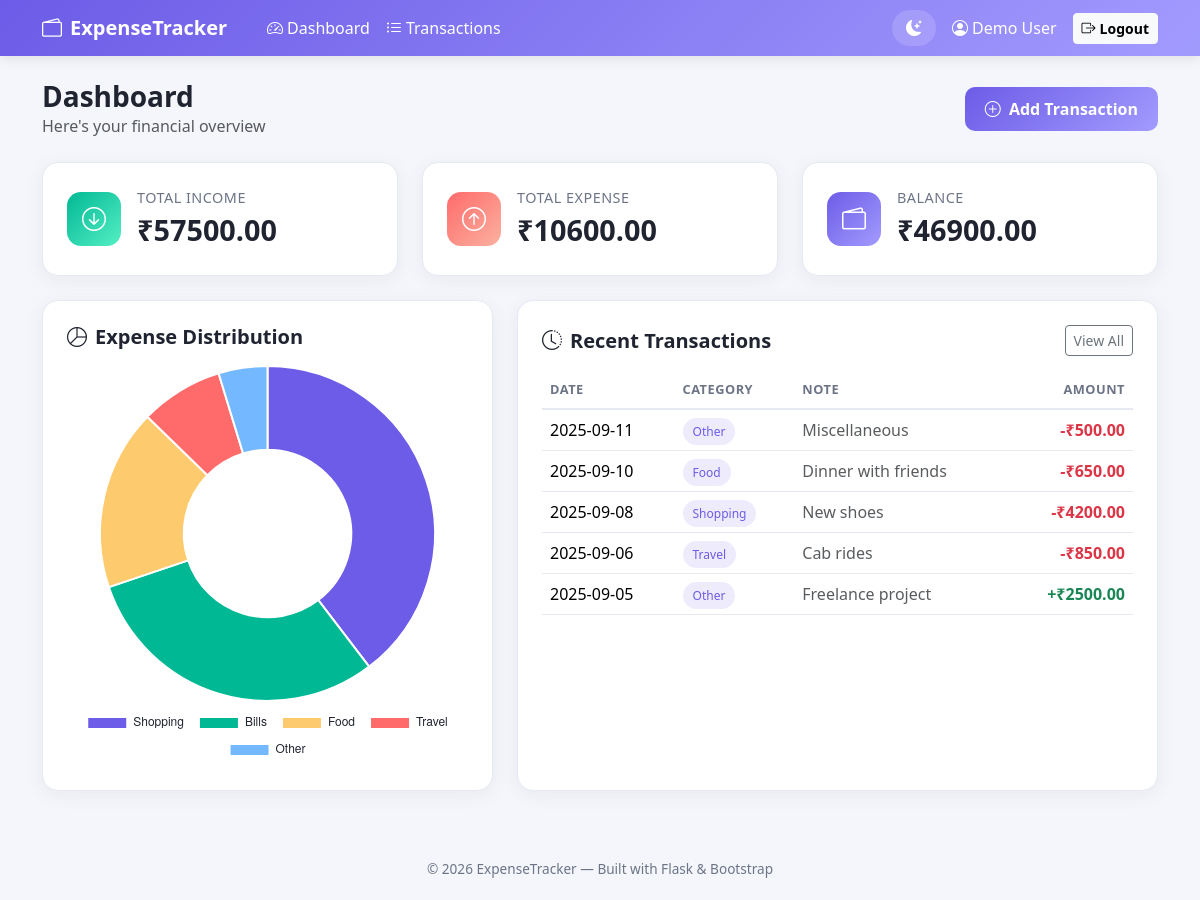
The app's page /dashboard (signed in) with its own data.
### tables this page shows
CREATE TABLE transactions (
            id INTEGER PRIMARY KEY AUTOINCREMENT,
            user_id INTEGER NOT NULL,
            type TEXT NOT NULL CHECK(type IN ('income', 'expense')),
            category TEXT NOT NULL,
            amount REAL NOT NULL,
            txn_date TEXT NOT NULL,
            note TEXT,
            created_at TEXT NOT NULL,
            FOREIGN KEY (user_id) REFERENCES users (id) ON DELETE CASCADE
        );

### app.py (the view)
@app.route("/dashboard")
@login_required
def dashboard():
    user_id = session["user_id"]
    summary = Transaction.get_summary(user_id)
    category_data = Transaction.get_expense_by_category(user_id)
    recent_transactions = Transaction.get_all_for_user(user_id)[:5]
    return render_template(
        "dashboard.html",
        summary=summary,
        category_labels=list(category_data.keys()),
        category_values=list(category_data.values()),
        recent_transactions=recent_transactions,
    )

### app.py (called while the page is built)
def login_required(view_func):
    @wraps(view_func)
    def wrapped(*args, **kwargs):
        if "user_id" not in session:
            flash("Please log in to continue.", "warning")
            return redirect(url_for("login"))
        return view_func(*args, **kwargs)
    return wrapped

### database.py (called while the page is built)
def get_db_connection():
    conn = sqlite3.connect(DB_PATH)
    conn.row_factory = sqlite3.Row
    conn.execute("PRAGMA foreign_keys = ON")  # enforce FK constraints
    return conn

### models.py (called while the page is built)
    @staticmethod
    def get_all_for_user(user_id, category=None, date_from=None, date_to=None):
        conn = get_db_connection()
        query = "SELECT * FROM transactions WHERE user_id = ?"
        params = [user_id]
        if category and category != "All":
            query += " AND category = ?"
            params.append(category)
        if date_from:
            query += " AND txn_date >= ?"
            params.append(date_from)
        if date_to:
            query += " AND txn_date <= ?"
            params.append(date_to)
        query += " ORDER BY txn_date DESC, id DESC"
        rows = conn.execute(query, params).fetchall()
        conn.close()
        return rows

    @staticmethod
    def get_summary(user_id):
        conn = get_db_connection()
        income = conn.execute(
            "SELECT COALESCE(SUM(amount), 0) AS total FROM transactions WHERE user_id = ? AND type = 'income'",
            (user_id,),
        ).fetchone()["total"]
        expense = conn.execute(
            "SELECT COALESCE(SUM(amount), 0) AS total FROM transactions WHERE user_id = ? AND type = 'expense'",
            (user_id,),
        ).fetchone()["total"]
        conn.close()
        return {
            "income": income,
            "expense": expense,
            "balance": income - expense,
        }

    @staticmethod
    def get_expense_by_category(user_id):
        conn = get_db_connection()
        rows = conn.execute(
            """SELECT category, COALESCE(SUM(amount), 0) AS total
               FROM transactions
               WHERE user_id = ? AND type = 'expense'
               GROUP BY category
               ORDER BY total DESC""",
            (user_id,),
        ).fetchall()
        conn.close()
        return {row["category"]: row["total"] for row in rows}

### templates/dashboard.html (shortened to what this page needs)
{% extends "base.html" %}
{% block content %}
<div class="d-flex justify-content-between align-items-center mb-4 flex-wrap gap-2">
  <div>
    <h3 class="fw-bold mb-0">Dashboard</h3>
    <p class="text-muted mb-0">Here's your financial overview</p>
  </div>
  <button type="button" class="btn btn-primary-custom" data-bs-toggle="modal" data-bs-target="#addTransactionModal">
    <i class="bi bi-plus-circle me-1"></i> Add Transaction
  </button>
</div>
<div class="row g-4 mb-4">
  <div class="col-md-4">
    <div class="stat-card d-flex align-items-center gap-3">
      <div class="stat-icon income-bg"><i class="bi bi-arrow-down-circle"></i></div>
      <div>
        <div class="stat-label">Total Income</div>
        <div class="stat-value">₹{{ "%.2f"|format(summary.income) }}</div>
      </div>
    </div>
  </div>
  <div class="col-md-4">
    <div class="stat-card d-flex align-items-center gap-3">
      <div class="stat-icon expense-bg"><i class="bi bi-arrow-up-circle"></i></div>
      <div>
        <div class="stat-label">Total Expense</div>
        <div class="stat-value">₹{{ "%.2f"|format(summary.expense) }}</div>
      </div>
    </div>
  </div>
  <div class="col-md-4">
    <div class="stat-card d-flex align-items-center gap-3">
      <div class="stat-icon balance-bg"><i class="bi bi-wallet2"></i></div>
      <div>
        <div class="stat-label">Balance</div>
        <div class="stat-value">₹{{ "%.2f"|format(summary.balance) }}</div>
      </div>
    </div>
  </div>
</div>
<div class="row g-4">
  <div class="col-lg-5">
    <div class="panel-card h-100">
      <h5 class="fw-bold mb-3"><i class="bi bi-pie-chart me-2"></i>Expense Distribution</h5>
      {% if category_labels %}
        <canvas id="expenseChart" height="260"></canvas>
      {% else %}
        <p class="text-muted text-center py-5">No expenses recorded yet. Add one to see your chart!</p>
      {% endif %}
    </div>
  </div>
  <div class="col-lg-7">
    <div class="panel-card h-100">
      <div class="d-flex justify-content-between align-items-center mb-3">
        <h5 class="fw-bold mb-0"><i class="bi bi-clock-history me-2"></i>Recent Transactions</h5>
        <a href="{{ url_for('transactions') }}" class="btn btn-sm btn-outline-secondary">View All</a>
      </div>
      {% if recent_transactions %}
      <div class="table-responsive">
        <table class="table table-custom align-middle">
          <thead>
            <tr>
              <th>Date</th>
              <th>Category</th>
              <th>Note</th>
              <th class="text-end">Amount</th>
            </tr>
          </thead>
          <tbody>
            {% for txn in recent_transactions %}
            <tr>
              <td>{{ txn.txn_date }}</td>
              <td><span class="badge-category">{{ txn.category }}</span></td>
              <td class="text-muted">{{ txn.note or "—" }}</td>
              <td class="text-end fw-semibold {{ 'text-success' if txn.type == 'income' else 'text-danger' }}">
                {{ '+' if txn.type == 'income' else '-' }}₹{{ "%.2f"|format(txn.amount) }}
              </td>
            </tr>
            {% endfor %}
          </tbody>
        </table>
      </div>
      {% else %}
        <p class="text-muted text-center py-5">No transactions yet. Click "Add Transaction" to get started!</p>
      {% endif %}
    </div>
  </div>
</div>
{% endblock %}
{% block scripts %}
<script>
  // Set default date to today in the modal
  document.querySelector('input[name="txn_date"]').valueAsDate = new Date();
  {% if category_labels %}
  // ---------------- CHART.JS PIE CHART ----------------
  const ctx = document.getElementById('expenseChart').getContext('2d');
  const isDark = document.documentElement.getAttribute('data-theme') === 'dark';
  new Chart(ctx, {
    type: 'doughnut',
    data: {
      labels: {{ category_labels|tojson }},
      datasets: [{
        data: {{ category_values|tojson }},
        backgroundColor: [
          '#6c5ce7', '#00b894', '#fdcb6e', '#ff6b6b', '#74b9ff', '#a29bfe'
        ],
        borderWidth: 2,
        borderColor: isDark ? '#1b1d29' : '#ffffff'
      }]
    },
    options: {
      responsive: true,
      plugins: {
        legend: {
          position: 'bottom',
          labels: { color: isDark ? '#eef0f7' : '#1f2430', padding: 15 }
        }
      }
    }
  });
  {% endif %}
</script>
{% endblock %}

### templates/base.html (shortened to what this page needs)
<!DOCTYPE html>
<html lang="en" data-theme="light">
<head>
  <link href="https://cdn.jsdelivr.net/npm/bootstrap@5.3.3/dist/css/bootstrap.min.css" rel="stylesheet">
  <link rel="stylesheet" href="https://cdn.jsdelivr.net/npm/bootstrap-icons@1.11.3/font/bootstrap-icons.css">
  <link rel="stylesheet" href="{{ url_for('static', filename='css/style.css') }}">
</head>
<body>
  {% if session.get('user_id') %}
  <nav class="navbar navbar-expand-lg navbar-custom mb-4">
    <div class="container">
      <a class="navbar-brand fw-bold" href="{{ url_for('dashboard') }}">
        <i class="bi bi-wallet2 me-2"></i>ExpenseTracker
      </a>
      <div class="collapse navbar-collapse" id="navMenu">
        <ul class="navbar-nav me-auto mb-2 mb-lg-0 ms-3">
          <li class="nav-item">
            <a class="nav-link" href="{{ url_for('dashboard') }}"><i class="bi bi-speedometer2 me-1"></i>Dashboard</a>
          </li>
          <li class="nav-item">
            <a class="nav-link" href="{{ url_for('transactions') }}"><i class="bi bi-list-ul me-1"></i>Transactions</a>
          </li>
        </ul>
        <div class="d-flex align-items-center gap-3">
          <button id="theme-toggle-btn" class="theme-toggle-btn" title="Toggle theme">
            <i id="theme-icon" class="bi bi-moon-stars-fill"></i>
          </button>
          <span class="text-white d-none d-md-inline">
            <i class="bi bi-person-circle me-1"></i>{{ session.get('user_name') }}
          </span>
          <a href="{{ url_for('logout') }}" class="btn btn-sm btn-light fw-semibold">
            <i class="bi bi-box-arrow-right me-1"></i>Logout
          </a>
        </div>
      </div>
    </div>
  </nav>
  {% endif %}
  <main class="container pb-5">
    {% block content %}{% endblock %}
  </main>
  {% if session.get('user_id') %}
  <footer class="app-footer">
    &copy; 2026 ExpenseTracker &mdash; Built with Flask &amp; Bootstrap
  </footer>
  {% endif %}
  {% block scripts %}{% endblock %}
</body>
</html>

### static/css/style.css (style rules this page uses)
:root { --bg-color: #f4f6fb; --surface-color: #ffffff; --text-color: #1f2430; --text-muted: #6c7486; --border-color: #e6e9f2; --primary: #6c5ce7; --primary-dark: #5a4bd1; --success: #00b894; --danger: #ff6b6b; --warning: #fdcb6e; --income-color: #00b894; --expense-color: #ff6b6b; --navbar-bg: linear-gradient(135deg, #6c5ce7 0%, #a29bfe 100%); --card-shadow: 0 4px 20px rgba(31, 36, 48, 0.06); --card-shadow-hover: 0 8px 30px rgba(31, 36, 48, 0.12); }
* { box-sizing: border-box; }
body { background-color: var(--bg-color); color: var(--text-color); font-family: "Segoe UI", Roboto, Helvetica, Arial, sans-serif; transition: background-color 0.3s ease, color 0.3s ease; min-height: 100vh; }
.navbar-custom { background: var(--navbar-bg); box-shadow: 0 2px 12px rgba(0, 0, 0, 0.1); }
.navbar-custom .navbar-brand, .navbar-custom .nav-link { color: #fff !important; font-weight: 500; }
.theme-toggle-btn { background: rgba(255, 255, 255, 0.15); border: none; color: #fff; border-radius: 50px; padding: 6px 14px; transition: background 0.2s ease; }
.stat-card { background: var(--surface-color); border-radius: 16px; padding: 24px; box-shadow: var(--card-shadow); border: 1px solid var(--border-color); transition: transform 0.2s ease, box-shadow 0.2s ease; height: 100%; }
.stat-icon { width: 54px; height: 54px; border-radius: 14px; display: flex; align-items: center; justify-content: center; font-size: 24px; color: #fff; }
.stat-icon.income-bg { background: linear-gradient(135deg, #00b894, #55efc4); }
.stat-icon.expense-bg { background: linear-gradient(135deg, #ff6b6b, #fab1a0); }
.stat-icon.balance-bg { background: linear-gradient(135deg, #6c5ce7, #a29bfe); }
.stat-value { font-size: 1.8rem; font-weight: 700; }
.stat-label { color: var(--text-muted); font-size: 0.9rem; text-transform: uppercase; letter-spacing: 0.5px; }
.panel-card { background: var(--surface-color); border-radius: 16px; padding: 24px; box-shadow: var(--card-shadow); border: 1px solid var(--border-color); }
.table-custom { color: var(--text-color); }
.table-custom thead th { border-bottom: 2px solid var(--border-color); color: var(--text-muted); font-size: 0.8rem; text-transform: uppercase; letter-spacing: 0.5px; }
.table-custom td, .table-custom th { border-color: var(--border-color); vertical-align: middle; }
.badge-category { background-color: rgba(108, 92, 231, 0.12); color: var(--primary); padding: 5px 10px; border-radius: 50px; font-size: 0.75rem; }
.btn-primary-custom { background: linear-gradient(135deg, #6c5ce7, #a29bfe); border: none; color: #fff; border-radius: 10px; font-weight: 600; padding: 10px 20px; transition: transform 0.15s ease, box-shadow 0.15s ease; }
.app-footer { color: var(--text-muted); text-align: center; padding: 20px; font-size: 0.85rem; }
.panel-card, .stat-card, .navbar-custom, .form-control, .form-select { transition: background-color 0.3s ease, border-color 0.3s ease, color 0.3s ease; }

### records on screen
transactions: txn_date "2025-09-11", category "Other", note "Miscellaneous", type "-", amount "500.00"
transactions: txn_date "2025-09-10", category "Food", note "Dinner with friends", type "-", amount "650.00"
transactions: txn_date "2025-09-08", category "Shopping", note "New shoes", type "-", amount "4200.00"
transactions: txn_date "2025-09-06", category "Travel", note "Cab rides", type "-", amount "850.00"
transactions: txn_date "2025-09-05", category "Other", note "Freelance project", type "+", amount "2500.00"

### other values on screen
{{ session.get('user_name') }} "Demo User"
{{ "%.2f"|format(summary.income) }} "57500.00"
{{ "%.2f"|format(summary.expense) }} "10600.00"
{{ "%.2f"|format(summary.balance) }} "46900.00"
chart data {{ category_labels|tojson }} ["Shopping", "Bills", "Food", "Travel", "Other"]
chart data {{ category_values|tojson }} [4200.0, 3200.0, 1850.0, 850.0, 500.0]
